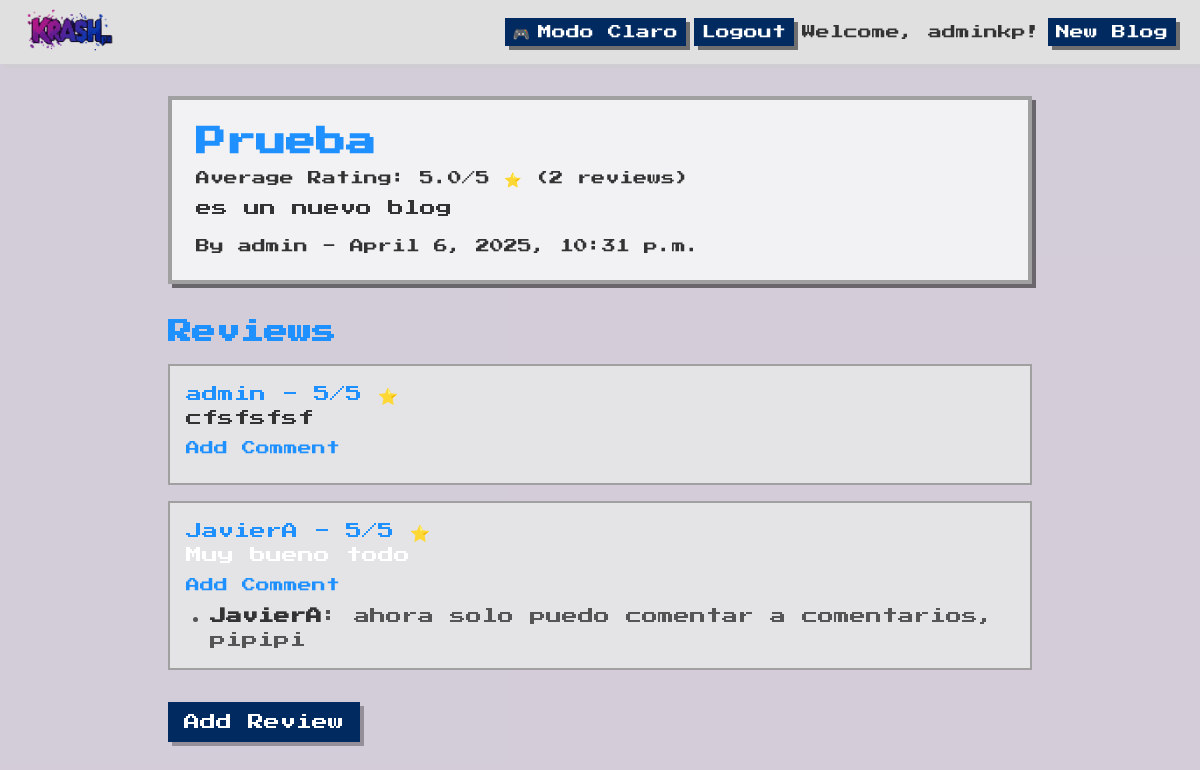
The app's page /blog/1/ (signed in) with its own data.
### blogapp/models.py (models this page shows, shortened)
class Blog(models.Model):
    title = models.CharField(max_length=200)
    content = RichTextField()
    author = models.ForeignKey(User, on_delete=models.CASCADE)
    created_at = models.DateTimeField(auto_now_add=True)
    featured_image = models.ImageField(upload_to='blog_images/', blank=True, null=True) #Se añade para poder agregar imagenes
    tags = models.ManyToManyField(Tag, blank=True, related_name='blogs')  # Relación con etiquetas
    def average_rating(self):
        reviews = self.reviews.all()
        if reviews.exists():
            return round(sum(review.rating for review in reviews) / reviews.count(), 1)
        return 0

class Review(models.Model):
    blog = models.ForeignKey(Blog, on_delete=models.CASCADE, related_name='reviews')
    reviewer = models.ForeignKey(User, on_delete=models.CASCADE)
    rating = models.IntegerField(validators=[MinValueValidator(1), MaxValueValidator(5)])
    comment = RichTextField()
    created_at = models.DateTimeField(auto_now_add=True)
    class Meta:
        unique_together = ['blog','reviewer']  #Permite que el usuario pueda reseñar el blog solo una vez

class Comment(models.Model):
    review = models.ForeignKey(Review, on_delete=models.CASCADE, related_name='comments')
    commenter = models.ForeignKey(User, on_delete=models.CASCADE)
    content = models.TextField()
    created_at = models.DateTimeField(auto_now_add=True)

### blogapp/views.py (the view)
# urls.py: path('blog/<int:pk>/', BlogDetailView.as_view(), name='blog_detail'),
class BlogDetailView(DetailView):
    model = Blog
    template_name = 'blogapp/blog_detail.html'
    def get_context_data(self, **kwargs):
        context = super().get_context_data(**kwargs)
        if self.request.user.is_authenticated:
         context['user'] = self.request.user
         context['can_add_review'] = not Review.objects.filter(blog=self.get_object(), reviewer=self.request.user).exists()
        else:
         context['user_id'] = None  # O maneja el caso de usuario no autenticado
        return context

### blogapp/templates/blogapp/blog_detail.html (shortened to what this page needs)
{% extends 'base.html' %}
{% block content %}
  <article class="blog-card p-6 rounded-none border-4 shadow-pixel hover:shadow-none hover:-translate-y-1 hover:-translate-x-1 transition-all duration-700 ease-in-out animate-fade-in">
    <h1 class="text-3xl blog-title font-bold mb-2">{{ object.title }}</h1>
    {% if object.reviews.exists %}
      <p class="text-sm blog-text mb-2">Average Rating: {{ object.average_rating }}/5 ⭐ ({{ object.reviews.count }} reviews)</p>
    {% else %}
      <p class="text-sm blog-text mb-2">No reviews yet.</p>
    {% endif %}
    <p class="blog-text mb-4">{{ object.content|safe }}</p>
    <p class="text-sm blog-text">By {{ object.author.username }} - {{ object.created_at }}</p>
  </article>
  <section class="mt-8">
    <h2 class="text-2xl blog-title font-semibold mb-4">Reviews</h2>
    {% for review in object.reviews.all %}
      <div class="blog-review p-4 rounded-none border-2 blog-image mb-4 transition-all duration-700 ease-in-out animate-fade-in">
        <p class="blog-title font-medium">{{ review.reviewer.username }} - {{ review.rating }}/5 ⭐</p>
        <p class="blog-text">{{ review.comment|safe }}</p>
        <a href="{% url 'blogapp:add_comment' blog_pk=object.pk review_pk=review.pk %}" class="text-sm blog-link hover:text-neon-pink mt-2 inline-block">Add Comment</a>
        <ul class="mt-2 list-disc ml-6 blog-comment">
          {% for comment in review.comments.all %}
            <li><span class="font-semibold blog-text">{{ comment.commenter.username }}</span>: {{ comment.content }}</li>
          {% endfor %}
        </ul>
      </div>
    {% empty %}
      <p class="blog-text">No reviews yet. Be the first to add one.</p>
    {% endfor %}
    {% if user.is_authenticated and can_add_review %}
      <a href="{% url 'blogapp:add_review' object.pk %}" class="mt-4 inline-block bg-dark-teal hover:bg-neon-pink text-light-text font-medium py-2 px-4 rounded-none transition-all duration-300 blog-button hover:shadow-none hover:-translate-y-1 hover:-translate-x-1">Add Review</a>
    {% endif %}
  </section>
{% endblock %}

### blogapp/templates/blogapp/base.html (shortened to what this page needs)
{% load static %}
<!DOCTYPE html>
<html lang="en">
<head>
  <script src="https://cdn.tailwindcss.com"></script>
</head>
<body id="body" class="flex flex-col min-h-screen text-light-text font-pixel transition-all duration-700 ease-in-out">
 <nav class="bg-light-nav dark:bg-dark-purple-nav shadow-pixel py-2 px-4">
    <div class="max-w-6xl mx-auto flex justify-between items-center">
      <a href="{% url 'blogapp:blog_list' %}">
        <img src="{% static 'images/Krashpx.png' %}" alt="Krash.px Logo" class="h-12 w-auto">
      </a>
      <div class="flex items-center space-x-2">
        <button onclick="toggleDarkMode()" class="flex items-center gap-2 px-2 py-1 rounded-none bg-dark-teal text-light-text hover:bg-neon-pink transition-all duration-300 shadow-pixel text-sm">
          <span id="theme-icon" class="transition-transform duration-500 transform">🎮</span>
          <span id="theme-label" class="transition-opacity duration-500 ease-in-out">Modo Claro</span>
        </button>
        {% if user.is_authenticated %}
          <form action="{% url 'accounts:logout' %}" method="post" class="inline">
            <button type="submit" class="bg-dark-teal hover:bg-neon-pink text-light-text font-medium py-1 px-2 rounded-none transition-all duration-500 ease-in-out shadow-pixel text-sm">Logout</button>
          </form>
          <span class="blog-text text-sm">Welcome, {{ user.username }}!</span>
        {% endif %}
        {% if user.is_authenticated %}
          <a href="{% url 'blogapp:add_blog' %}" class="bg-dark-teal hover:bg-neon-pink text-light-text font-medium py-1 px-2 rounded-none transition-all duration-500 ease-in-out shadow-pixel text-sm">New Blog</a>
        {% endif %}
      </div>
    </div>
  </nav>
  <main class="flex-grow w-full transition-all duration-700 ease-in-out">
    <div class="max-w-4xl mx-auto px-4 py-8">
      {% block content %}{% endblock %}
    </div>
  </main>
</body>
</html>

### blogapp/templates/blogapp/base.html (style rules this page uses)
html { background: linear-gradient(rgba(39, 1, 64, 0.6), rgba(39, 1, 64, 0.6)), url('https://motionbgs.com/media/3639/super-mario.jpg') no-repeat center center fixed; background-size: cover; background-color: #270140; }
html, body { height: 100%; scroll-behavior: smooth; transition: background-color 0.5s ease-in-out; }
.animate-fade-in { animation: fade-in 0.6s ease-out; will-change: opacity, transform; }
main { background-color: rgba(255, 255, 255, 0.8); }
.blog-card { background-color: rgba(245, 245, 245, 0.9); border-color: #A0A0A0; }
.blog-title { color: #1E90FF; }
.blog-text { color: #333333; }
.blog-image { border-color: #A0A0A0; }
.blog-button { box-shadow: 4px 4px 0 rgba(0, 0, 0, 0.3); }
.blog-review { background-color: rgba(230, 230, 230, 0.9); }
.blog-comment { color: #555555; }
.blog-link { color: #1E90FF; }
nav { background-color: rgba(224, 224, 224, 0.9); }

### records on screen
Blog: title "Prueba", average_rating "5.0", reviews.count "2", content "es un nuevo blog", author.username "admin", created_at "April 6, 2025, 10:31 p.m."
Review: reviewer.username "admin", rating "5", comment "cfsfsfsf"
Review: reviewer.username "JavierA", rating "5", comment "Muy bueno todo"
Comment: commenter.username "JavierA", content "ahora solo puedo comentar a comentarios, pipipi"

### other values on screen
{{ user.username }} "adminkp"
